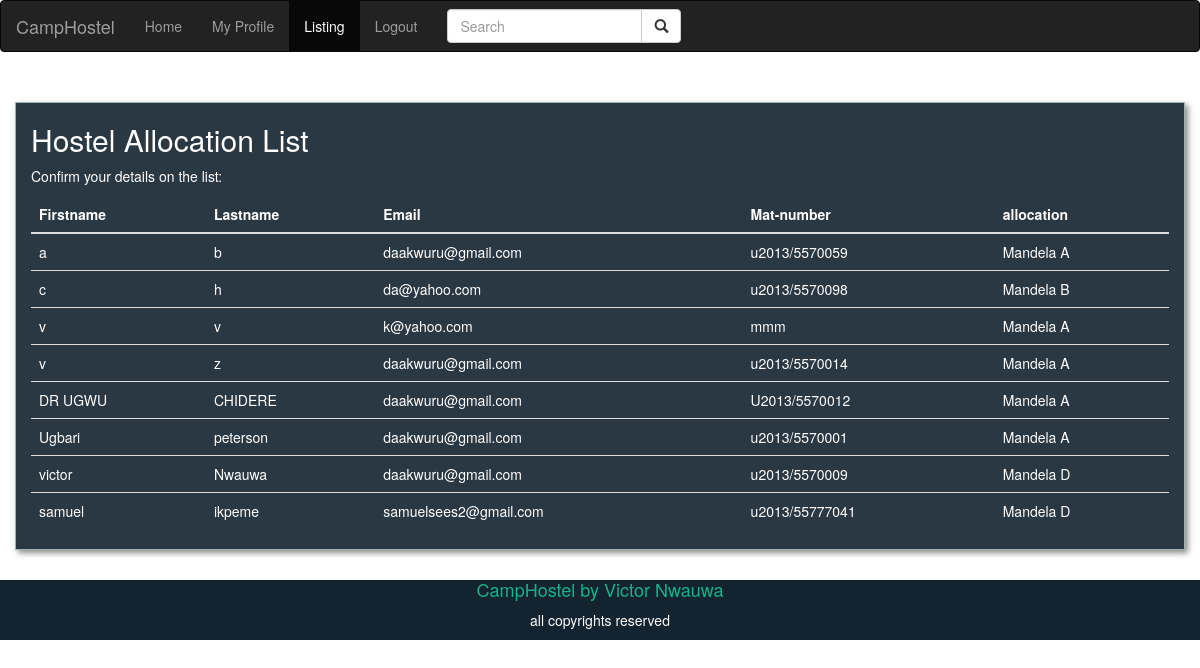
The page /pages/admin/listing.php (signed in) on the database its author committed.
### tables this page shows
CREATE TABLE IF NOT EXISTS `allocatelist` (
  `firstname` varchar(50) NOT NULL,
  `lastname` varchar(50) NOT NULL,
  `email` varchar(50) NOT NULL,
  `mat_number` varchar(50) NOT NULL,
  `allocatedhostel` varchar(50) NOT NULL
);

### pages/admin/listing.php (the view, shortened to what this page needs)
<?php
$connection = mysqli_connect('localhost', 'root', '', 'camphostel');
?>
<!DOCTYPE html>
<html xmlns="http://www.w3.org/1999/html">
<head>
    <link rel="stylesheet" href="https://cdnjs.cloudflare.com/ajax/libs/normalize/5.0.0/normalize.min.css">
    <link rel="stylesheet" href="../../css/style.css">
    <link rel="stylesheet" href="../../css/listing.css">
    <link rel="stylesheet" href="../../css/bootstrap.min.css">
</head>
<body>
<header>
    <nav class="navbar navbar-inverse">
        <div class="container-fluid">
            <div class="navbar-header">
                <a class="navbar-brand" href="#">CampHostel</a>
            </div>
            <ul class="nav navbar-nav">
                <li ><a href="dashboard.php">Home</a></li>
                <li><a href="profile.php">My Profile</a></li>
                <li class="active"><a href="listing.php">Listing</a></li>
                <li><a href="logout.php">Logout</a></li>
            </ul>
            <form class="navbar-form navbar-left">
                <div class="input-group">
                    <input type="text" class="form-control" placeholder="Search">
                    <div class="input-group-btn">
                        <button class="btn btn-default" type="submit">
                            <i class="glyphicon glyphicon-search"></i>
                        </button>
                    </div>
                </div>
            </form>
        </div>
    </nav>
</header>
<div class="container con table-responsive">
    <h2>Hostel Allocation List</h2>
    <p>Confirm your details on the list:</p>
    <table class="table ">
        <thead>
        <tr>
            <th>Firstname</th>
            <th>Lastname</th>
            <th>Email</th>
            <th>Mat-number</th>
            <th>allocation</th>
        </tr>
        </thead>
        <tbody>
            <?php
            $select="SELECT * FROM allocatelist";
            $query=mysqli_query($connection,$select);
            while ($row=mysqli_fetch_array($query)){
                echo" <tr>
            <td>".$row['firstname']."</td>
            <td>".$row['lastname']."</td>
            <td>".$row['email']."</td>
            <td>".$row['mat_number']."</td>
            <td>".$row['allocatedhostel']."</td>
        </tr>";
            }
            ?>
        </tbody>
    </table>
</div>
<footer>
    <h4>CampHostel by Victor Nwauwa</h4>
    <p>all copyrights reserved</p>
</footer>
</body>

### css/style.css (style rules this page uses)
*, *:before, *:after { box-sizing: border-box; }
html { overflow-y: scroll; }
body { background-color:#ffffff; font-family: 'Titillium Web', sans-serif; }
a { text-decoration: none; color: #1ab188; -webkit-transition: .5s ease; transition: .5s ease; }
input, textarea { font-size: 15px; display: block; width: 100%; height: 100%; padding: 5px 10px; background: none; background-image: none; border: 1px solid #a0b3b0; color: #ffffff; border-radius: 0; -webkit-transition: border-color .25s ease, box-shadow .25s ease; transition: border-color .25s ease, box-shadow .25s ease; }
p { color: #ffffff; }
footer { margin-top: 30px; height: 60px; background-color: #13232f; color:#1ab188 ; }
footer > h4 { text-align: center; }
footer > p { text-align: center; }

### css/listing.css (style rules this page uses)
.con { margin-top: 50px; border-style: solid; border-color: #a0b3b0; border-width: 1px; width: 50em; box-shadow: 3px 3px 6px #888888; background: rgba(19, 35, 47, 0.9); color:#ffffff; }
footer { margin-top: 30px; height: 60px; background-color: #13232f; color:#1ab188 ; }
footer > h4 { text-align: center; }
footer > p { text-align: center; }

### rows shown on the page
allocatelist: firstname "a", lastname "b", email "daakwuru@gmail.com", mat_number "u2013/5570059", allocatedhostel "Mandela A"
allocatelist: firstname "c", lastname "h", email "da@yahoo.com", mat_number "u2013/5570098", allocatedhostel "Mandela B"
allocatelist: firstname "v", lastname "v", email "k@yahoo.com", mat_number "mmm", allocatedhostel "Mandela A"
allocatelist: firstname "v", lastname "z", email "daakwuru@gmail.com", mat_number "u2013/5570014", allocatedhostel "Mandela A"
allocatelist: firstname "DR UGWU", lastname "CHIDERE", email "daakwuru@gmail.com", mat_number "U2013/5570012", allocatedhostel "Mandela A"
allocatelist: firstname "Ugbari", lastname "peterson", email "daakwuru@gmail.com", mat_number "u2013/5570001", allocatedhostel "Mandela A"
allocatelist: firstname "victor", lastname "Nwauwa", email "daakwuru@gmail.com", mat_number "u2013/5570009", allocatedhostel "Mandela D"
allocatelist: firstname "samuel", lastname "ikpeme", email "samuelsees2@gmail.com", mat_number "u2013/55777041", allocatedhostel "Mandela D"
